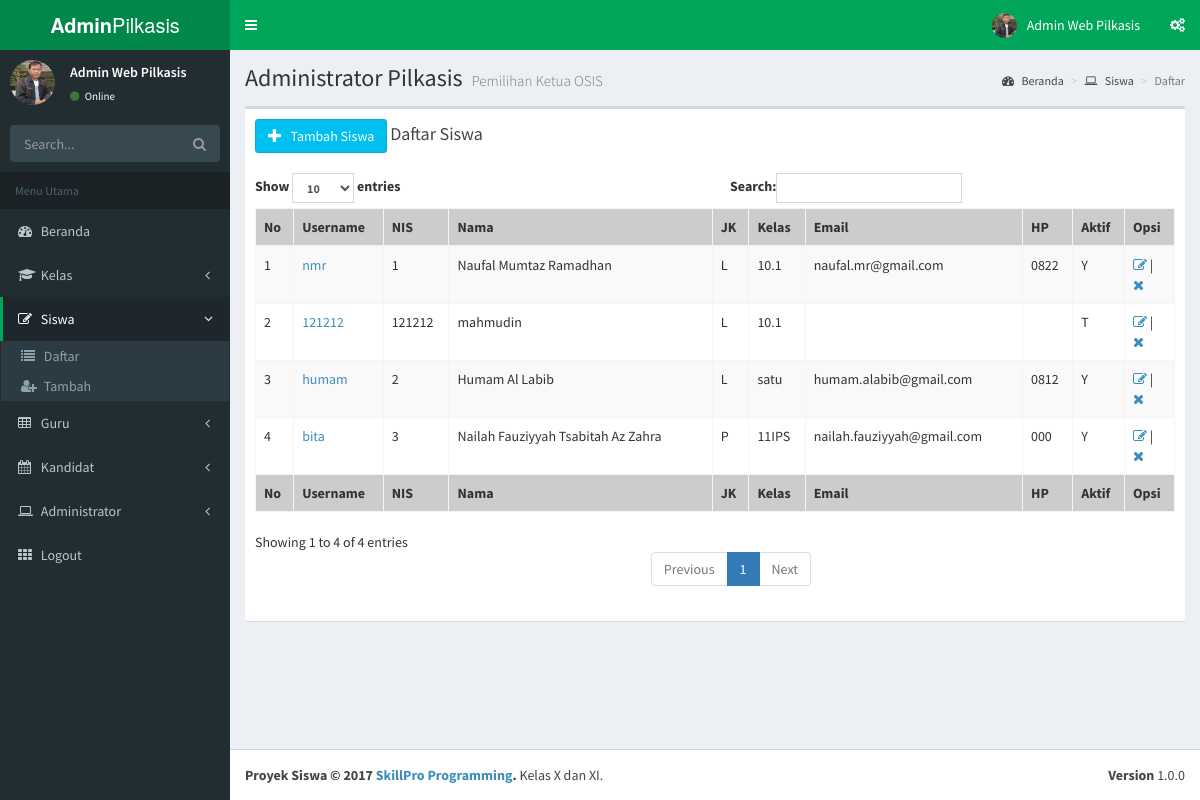
Page /admin/index.php?m=siswa (signed in) on the committed database.
### tables this page shows
CREATE TABLE `siswa` (
  `nis` varchar(9) NOT NULL,
  `username` varchar(25) NOT NULL,
  `password` varchar(32) NOT NULL,
  `nama` varchar(50) NOT NULL,
  `jk` varchar(1) NOT NULL,
  `tempatlahir` varchar(30) NOT NULL,
  `tanggallahir` date NOT NULL,
  `idkelas` varchar(2) NOT NULL,
  `email` varchar(50) NOT NULL,
  `hp` varchar(15) NOT NULL,
  `aktif` enum('Y','T') NOT NULL DEFAULT 'T',
  `memilih` varchar(1) NOT NULL,
  `foto` varchar(50) NOT NULL
);

CREATE TABLE `kelas` (
  `idkelas` int(2) NOT NULL,
  `kelas` varchar(7) NOT NULL,
  `jumlah` int(2) NOT NULL
);

### admin/modul/siswa/tampil.php (the view)
<?php include "atas.php"; ?>
  <div class="content-wrapper">
    <section class="content-header">
      <h1>
        Administrator Pilkasis
        <small>Pemilihan Ketua OSIS</small>
      </h1>
      <ol class="breadcrumb">
        <li><a href="."><i class="fa fa-dashboard"></i> Beranda</a></li>
        <li><a href="?m=siswa"><i class="fa fa-laptop"></i> Siswa</a></li>
        <li class="active">Daftar</li>
      </ol>
    </section>
	<section class="content">
      <div class="row">
        <div class="col-xs-12">
          <div class="box">
            <div class="box-header">
			  <a href="?m=siswa&s=tambah" class="btn btn-large btn-info"><i class="glyphicon glyphicon-plus"></i> &nbsp; Tambah Siswa</a>
              <h3 class="box-title">Daftar Siswa</h3>
            </div>
            <div class="box-body">
<?php
include "../sambungan.php";
$sql="SELECT siswa.*, kelas.kelas FROM siswa,kelas WHERE kelas.idkelas=siswa.idkelas ORDER BY nis";
$query=mysqli_query($koneksi,$sql);
if(mysqli_num_rows($query)==0){
	echo '              <table class="table table-bordered table-hover table-striped">
                <thead>
                <tr bgcolor="#ccc">
                  <th>No</th>
                  <th>Username</th>
                  <th>NIS</th>
                  <th>Nama</th>
                  <th>JK</th>
                  <th>Kelas</th>
                  <th>Email</th>
                  <th>HP</th>
                  <th>Aktif</th>
                  <th>Opsi</th>
                </tr>
                </thead>
                <tbody>';
	echo "<td colspan='9'>Data Masih Kosong</td>";
}else{
	echo '              <table id="pilkasis1" class="table table-bordered table-hover table-striped">
                <thead>
                <tr bgcolor="#ccc">
                  <th>No</th>
                  <th>Username</th>
                  <th>NIS</th>
                  <th>Nama</th>
                  <th>JK</th>
                  <th>Kelas</th>
                  <th>Email</th>
                  <th>HP</th>
                  <th>Aktif</th>
                  <th>Opsi</th>
                </tr>
                </thead>
                <tbody>';
	$no=1;
	while($r=mysqli_fetch_assoc($query)){
	  echo "<tr>";
		echo "<td>$no</td>";
		echo "<td><a href='?m=siswa&s=detail&nis=".$r['nis']."'>".$r['username']."</a></td>";
		echo "<td>".$r['nis']."</td>";
		echo "<td>".$r['nama']."</td>";
		echo "<td>".$r['jk']."</td>";
		echo "<td>".$r['kelas']."</td>";
		echo "<td>".$r['email']."</td>";
		echo "<td>".$r['hp']."</td>";
		echo "<td>".$r['aktif']."</td>";
		echo '<td><a href="index.php?m=siswa&s=edit&nis='.$r['nis'].'"><i class="fa fa-edit"></i></a> | <a href="index.php?m=siswa&s=hapus&nis='.$r['nis'].'" onclick="return confirm(\'Yakin Akan dihapus?\')"><i class="fa fa-remove"></i></a></td>';
	  echo "</tr>";
		$no++;
	}
}
?>
                </tbody>
                <tfoot>
                <tr bgcolor="#ccc">
                  <th>No</th>
                  <th>Username</th>
                  <th>NIS</th>
                  <th>Nama</th>
                  <th>JK</th>
                  <th>Kelas</th>
                  <th>Email</th>
                  <th>HP</th>
                  <th>Aktif</th>
                  <th>Opsi</th>
                </tr>
                </tfoot>
              </table>
            </div>
          </div>
        </div>
      </div>
    </section>
<?php include "bawah.php"; ?>

### rows in the picture
siswa: username "nmr", nis "1", nama "Naufal Mumtaz Ramadhan", jk "L", idkelas.kelas "10.1", email "naufal.mr@gmail.com", hp "0822", aktif "Y"
siswa: username "121212", nis "121212", nama "mahmudin", jk "L", idkelas.kelas "10.1", aktif "T"
siswa: username "humam", nis "2", nama "Humam Al Labib", jk "L", idkelas.kelas "satu", email "humam.alabib@gmail.com", hp "0812", aktif "Y"
siswa: username "bita", nis "3", nama "Nailah Fauziyyah Tsabitah Az Zahra", jk "P", idkelas.kelas "11IPS", email "nailah.fauziyyah@gmail.com", hp "000", aktif "Y"

### other values in the picture
$_SESSION['namakasis'] "Admin Web Pilkasis"
